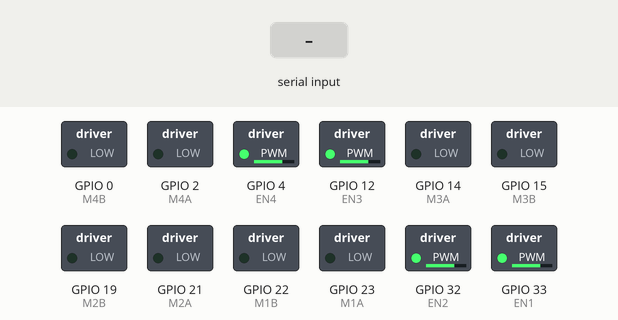
Recording of a sketch running on a simulated ESP32. Parts: switched loads named in the sketch (green lamp = pin HIGH). Inputs (shaded band) come from the test bench. Nothing arrives over Bluetooth unless stated; what the sketch prints to the serial monitor is not drawn.

Above: at 1.7 s.
1.8 s: "F\n" received over Serial
At 2.2 s:
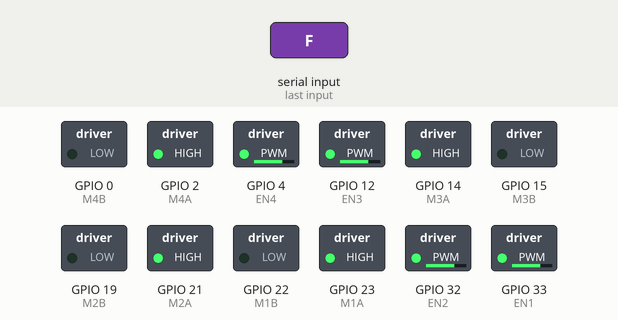
3.8 s: "B\n" received over the second serial link
At 4.2 s:
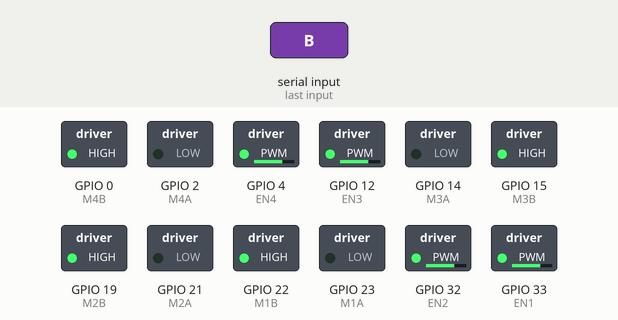
5.8 s: "L\n" received over Serial
At 6.2 s:
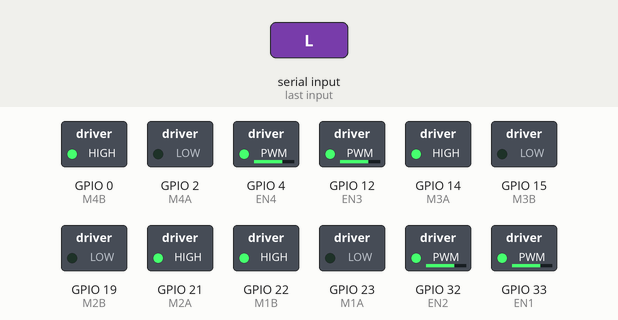
7.8 s: "R\n" received over the second serial link
At 8.2 s:
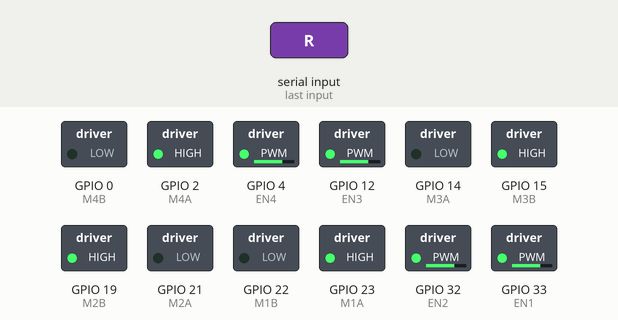
9.8 s: "CW\n" received over Serial
At 10.2 s:
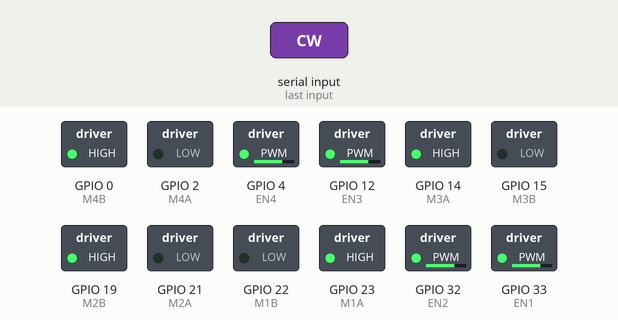
11.8 s: "CCW\n" received over the second serial link
At 12.2 s:
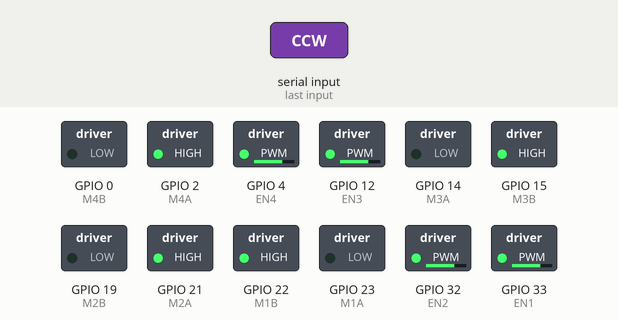
Timing chart, 0 to 14.8 s (numbered marks = the images above; inputs shaded):
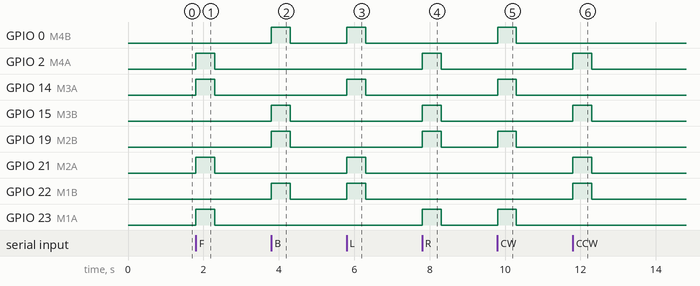

Measured:
- after the input at 1.8 s, GPIO 2 (M4A), GPIO 14 (M3A), GPIO 21 (M2A), GPIO 23 (M1A): LOW → HIGH at once, → LOW 0.50 s later
- after the input at 3.8 s, GPIO 0 (M4B), GPIO 15 (M3B), GPIO 19 (M2B), GPIO 22 (M1B): LOW → HIGH at once, → LOW 0.50 s later
- after the input at 5.8 s, GPIO 0 (M4B), GPIO 14 (M3A), GPIO 21 (M2A), GPIO 22 (M1B): LOW → HIGH at once, → LOW 0.50 s later
- after the input at 7.8 s, GPIO 2 (M4A), GPIO 15 (M3B), GPIO 19 (M2B), GPIO 23 (M1A): LOW → HIGH at once, → LOW 0.50 s later
- after the input at 9.8 s, GPIO 0 (M4B), GPIO 14 (M3A), GPIO 19 (M2B), GPIO 23 (M1A): LOW → HIGH at once, → LOW 0.50 s later
- after the input at 11.8 s, GPIO 2 (M4A), GPIO 15 (M3B), GPIO 21 (M2A), GPIO 22 (M1B): LOW → HIGH at once, → LOW 0.50 s later

The sketch:

SARMomniWheels.ino
```cpp
#include "BluetoothSerial.h"

BluetoothSerial SerialBT;

// Motor pins (direction)
int M1A = 23, M1B = 22;
int M2A = 21, M2B = 19;
int M3A = 14, M3B = 15;
int M4A = 2,  M4B = 0;

// Enable pins (PWM speed control)
int EN1 = 33, EN2 = 32;
int EN3 = 12, EN4 = 4;

// Base speed (0–255)
int baseSpeed = 180;

// Movement timing - INCREASED for press-and-hold support
unsigned long lastCommandTime = 0;
unsigned long commandTimeout = 500; // Stop if no command for 500ms
bool isMoving = false;

void setup() {
  Serial.begin(115200);
  delay(500);
  Serial.println();
  Serial.println("=================================");
  Serial.println("OMNI ROBOT STARTING...");
  Serial.println("=================================");

  // Start Bluetooth
  SerialBT.begin("SARM_OMNI_BT");
  Serial.println("✓ Bluetooth started: SARM_OMNI_BT");

  // Direction pins
  pinMode(M1A, OUTPUT); pinMode(M1B, OUTPUT);
  pinMode(M2A, OUTPUT); pinMode(M2B, OUTPUT);
  pinMode(M3A, OUTPUT); pinMode(M3B, OUTPUT);
  pinMode(M4A, OUTPUT); pinMode(M4B, OUTPUT);

  // Enable pins
  pinMode(EN1, OUTPUT); pinMode(EN2, OUTPUT);
  pinMode(EN3, OUTPUT); pinMode(EN4, OUTPUT);

  // Set initial speed
  setSpeed(baseSpeed);
  stopAll();

  Serial.println("✓ Motors initialized");
  Serial.println("=================================");
  Serial.println("Press-and-hold mode enabled");
  Serial.println("Commands: F,B,L,R,CW,CCW,FL,FR,BL,BR,S");
  Serial.println("Speed: SPD <0-255>");
  Serial.println("=================================");
}

// ---------------- SPEED FUNCTION ----------------
void setSpeed(int s) {
  baseSpeed = constrain(s, 0, 255);
  analogWrite(EN1, baseSpeed);
  analogWrite(EN2, baseSpeed);
  analogWrite(EN3, baseSpeed);
  analogWrite(EN4, baseSpeed);
  Serial.print("⚡ Speed: ");
  Serial.println(baseSpeed);
}

// ---------------- STOP ----------------
void stopAll() {
  digitalWrite(M1A, LOW); digitalWrite(M1B, LOW);
  digitalWrite(M2A, LOW); digitalWrite(M2B, LOW);
  digitalWrite(M3A, LOW); digitalWrite(M3B, LOW);
  digitalWrite(M4A, LOW); digitalWrite(M4B, LOW);
  isMoving = false;
}

// ---------------- MOVEMENTS ----------------
void forward() {
  digitalWrite(M1A, HIGH); digitalWrite(M1B, LOW);
  digitalWrite(M2A, HIGH); digitalWrite(M2B, LOW);
  digitalWrite(M3A, HIGH); digitalWrite(M3B, LOW);
  digitalWrite(M4A, HIGH); digitalWrite(M4B, LOW);
  isMoving = true;
  lastCommandTime = millis();
}

void backward() {
  digitalWrite(M1A, LOW); digitalWrite(M1B, HIGH);
  digitalWrite(M2A, LOW); digitalWrite(M2B, HIGH);
  digitalWrite(M3A, LOW); digitalWrite(M3B, HIGH);
  digitalWrite(M4A, LOW); digitalWrite(M4B, HIGH);
  isMoving = true;
  lastCommandTime = millis();
}

void leftMove() {
  digitalWrite(M1A, LOW);  digitalWrite(M1B, HIGH);
  digitalWrite(M2A, HIGH); digitalWrite(M2B, LOW);
  digitalWrite(M3A, HIGH); digitalWrite(M3B, LOW);
  digitalWrite(M4A, LOW);  digitalWrite(M4B, HIGH);
  isMoving = true;
  lastCommandTime = millis();
}

void rightMove() {
  digitalWrite(M1A, HIGH); digitalWrite(M1B, LOW);
  digitalWrite(M2A, LOW);  digitalWrite(M2B, HIGH);
  digitalWrite(M3A, LOW);  digitalWrite(M3B, HIGH);
  digitalWrite(M4A, HIGH); digitalWrite(M4B, LOW);
  isMoving = true;
  lastCommandTime = millis();
}

void rotateCW() {
  digitalWrite(M1A, HIGH); digitalWrite(M1B, LOW);
  digitalWrite(M2A, LOW);  digitalWrite(M2B, HIGH);
  digitalWrite(M3A, HIGH); digitalWrite(M3B, LOW);
  digitalWrite(M4A, LOW);  digitalWrite(M4B, HIGH);
  isMoving = true;
  lastCommandTime = millis();
}

void rotateCCW() {
  digitalWrite(M1A, LOW);  digitalWrite(M1B, HIGH);
  digitalWrite(M2A, HIGH); digitalWrite(M2B, LOW);
  digitalWrite(M3A, LOW);  digitalWrite(M3B, HIGH);
  digitalWrite(M4A, HIGH); digitalWrite(M4B, LOW);
  isMoving = true;
  lastCommandTime = millis();
}

void forwardLeft() {
  stopAll();
  digitalWrite(M2A, HIGH); digitalWrite(M2B, LOW);
  digitalWrite(M4A, HIGH); digitalWrite(M4B, LOW);
  isMoving = true;
  lastCommandTime = millis();
}

void forwardRight() {
  stopAll();
  digitalWrite(M1A, HIGH); digitalWrite(M1B, LOW);
  digitalWrite(M3A, HIGH); digitalWrite(M3B, LOW);
  isMoving = true;
  lastCommandTime = millis();
}

void backwardLeft() {
  stopAll();
  digitalWrite(M1A, LOW); digitalWrite(M1B, HIGH);
  digitalWrite(M3A, LOW); digitalWrite(M3B, HIGH);
  isMoving = true;
  lastCommandTime = millis();
}

void backwardRight() {
  stopAll();
  digitalWrite(M2A, LOW); digitalWrite(M2B, HIGH);
  digitalWrite(M4A, LOW); digitalWrite(M4B, HIGH);
  isMoving = true;
  lastCommandTime = millis();
}

// ---------------- COMMAND PARSE & HANDLE ----------------
String readCommandFromSerial() {
  if (Serial.available()) {
    String s = Serial.readStringUntil('\n');
    s.trim();
    s.toUpperCase();
    return s;
  }
  return "";
}

String readCommandFromBT() {
  if (SerialBT.available()) {
    String s = SerialBT.readStringUntil('\n');
    s.trim();
    s.toUpperCase();
    return s;
  }
  return "";
}

void handleCommand(String cmd) {
  if (cmd.length() == 0) return;

  // Speed command
  if (cmd.startsWith("SPD")) {
    String num = cmd.substring(3);
    num.trim();
    int val = num.toInt();
    if (val >= 0 && val <= 255) {
      setSpeed(val);
      SerialBT.println("Speed: " + String(baseSpeed));
    }
    return;
  }

  // Movement commands - now support continuous hold
  if      (cmd == "F")   { Serial.println("▲"); forward(); }
  else if (cmd == "B")   { Serial.println("▼"); backward(); }
  else if (cmd == "L")   { Serial.println("◄"); leftMove(); }
  else if (cmd == "R")   { Serial.println("►"); rightMove(); }
  else if (cmd == "CW")  { Serial.println("↻"); rotateCW(); }
  else if (cmd == "CCW") { Serial.println("↺"); rotateCCW(); }
  else if (cmd == "FL")  { Serial.println("↖"); forwardLeft(); }
  else if (cmd == "FR")  { Serial.println("↗"); forwardRight(); }
  else if (cmd == "BL")  { Serial.println("↙"); backwardLeft(); }
  else if (cmd == "BR")  { Serial.println("↘"); backwardRight(); }
  else if (cmd == "S")   { Serial.println("■"); stopAll(); }
}

// Track connection status
bool wasConnected = false;

void loop() {
  // Auto-stop ONLY if no commands received for timeout period
  // This allows press-and-hold to work (Flutter sends every 100ms)
  if (isMoving && (millis() - lastCommandTime > commandTimeout)) {
    Serial.println("⚠ Timeout - stopping");
    stopAll();
  }

  // Check connection status
  bool nowConnected = SerialBT.hasClient();
  if (nowConnected && !wasConnected) {
    Serial.println("✓ CONNECTED!");
    stopAll();
  } else if (!nowConnected && wasConnected) {
    Serial.println("✗ DISCONNECTED!");
    stopAll();
  }
  wasConnected = nowConnected;

  // Check USB Serial
  String cmd = readCommandFromSerial();
  if (cmd.length()) {
    handleCommand(cmd);
    return;
  }

  // Check Bluetooth Serial
  cmd = readCommandFromBT();
  if (cmd.length()) {
    handleCommand(cmd);
    return;
  }
}
```
